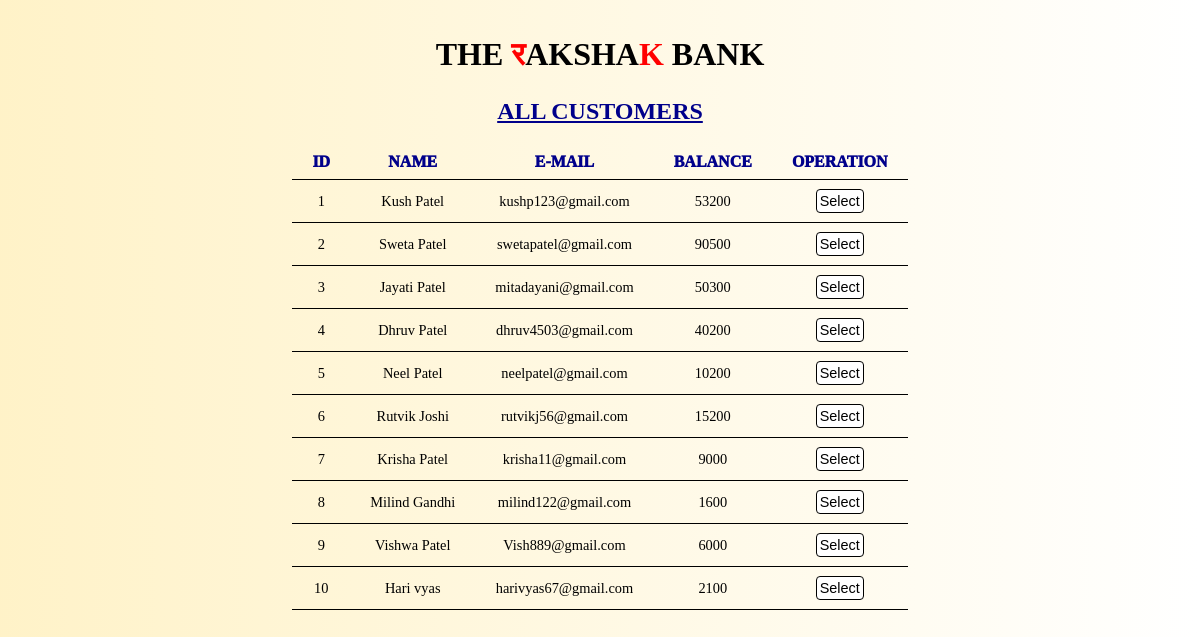
Screenshot of /customerslist.php with the database file from the repository.
### tables this page shows
CREATE TABLE `userdata` (
  `id` int(11) NOT NULL,
  `name` char(20) NOT NULL,
  `email` varchar(50) NOT NULL,
  `balance` int(11) NOT NULL,
  `pin` int(4) NOT NULL
);

### customerslist.php (the view, shortened to what this page needs)
<!DOCTYPE html>
<html lang="en">
<head>
    <link rel="stylesheet" type="text/css" href="css/table.css">
</head>
<body class="bg">
	<header>
	 <div>
		<h1>THE <span>र</span>AKSHA<span>K</span> BANK</h1>
	 </div>
    </header>
    <section>
    	<div class="sec">
    		<h2> ALL CUSTOMERS</h2>
        <div class="tb">
            <table>
                <tr>
                    <th>ID</th>
                    <th>NAME</th>
                    <th>E-MAIL</th>
                    <th>BALANCE</th>
                    <th>OPERATION</th>
                </tr>
                  <?php
                    include ("config.php");
                    $sql = "SELECT * FROM userdata";
                    $result= mysqli_query($conn,$sql);
                  ?>
                    <?php
                     while($rows= mysqli_fetch_assoc($result)){
                    ?>
                          <tr>
                            <td><?php echo $rows['id']?></td>
                            <td><?php echo $rows['name']?></td>
                            <td><?php echo $rows['email']?></td>
                            <td><?php echo $rows['balance']?></td>
                            <td><a href="customersdetails.php?id= <?php echo $rows['id'] ;?>"> <button class="button1">Select</button></a></td>
                          </tr>
                  <?php
                      }
                  ?>
            </table>
    </section>
</body>
</html>

### css/table.css (style rules this page uses)
* { margin: 0px; padding: 0px; }
html, body { height: 100%; width: 100%; font-size: 100%; }
span { color: red; }
h1 { padding-top: 3%; font-size: 2rem; text-align: center; }
.bg { background-image: linear-gradient(90deg, rgba(255,239,186,0.8),rgba(255,255,255,0.8)), url('../images/hand.png'); position: relative; height: 100vh; background-repeat: no-repeat; background-position: bottom; }
.sec h2 { text-align: center; padding-bottom: 10px; padding-top: 25px; font-size: 1.5rem; color: #00008B; text-decoration: underline; }
.sec { text-align: center; }
.tb { margin-top: 10px; }
.tb table { border-collapse: collapse; background: transparent; margin: auto; border: none; }
.tb table th,td { border:none; border-bottom: 1px solid black; padding: 8px 20px; text-align: center; color: black; }
.tb table th { text-transform: uppercase; font-weight: 1000; color: #00008B; }
.tb table td { font-size: 0.9rem; }
.button1 { border: 1px solid black; border-radius: 4px; font-family: 'Verdana',Sans-serif; position: relative; margin: 01px 01px; display: inline-block; padding: 03px 03px; color: black; background-color: white; text-decoration: none; font-size: 0.9rem; overflow: hidden; }

### rows the page displays
userdata: id "1", name "Kush Patel", email "kushp123@gmail.com", balance "53200"
userdata: id "2", name "Sweta Patel", email "swetapatel@gmail.com", balance "90500"
userdata: id "3", name "Jayati Patel", email "mitadayani@gmail.com", balance "50300"
userdata: id "4", name "Dhruv Patel", email "dhruv4503@gmail.com", balance "40200"
userdata: id "5", name "Neel Patel", email "neelpatel@gmail.com", balance "10200"
userdata: id "6", name "Rutvik Joshi", email "rutvikj56@gmail.com", balance "15200"
userdata: id "7", name "Krisha Patel", email "krisha11@gmail.com", balance "9000"
userdata: id "8", name "Milind Gandhi", email "milind122@gmail.com", balance "1600"
userdata: id "9", name "Vishwa Patel", email "Vish889@gmail.com", balance "6000"
userdata: id "10", name "Hari vyas", email "harivyas67@gmail.com", balance "2100"
